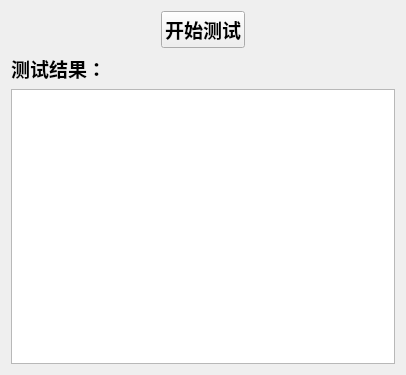
<?xml version="1.0" encoding="UTF-8"?>
<ui version="4.0">
 <class>TestNetworkCheckDialog</class>
 <widget class="QDialog" name="TestNetworkCheckDialog">
  <property name="geometry">
   <rect>
    <x>0</x>
    <y>0</y>
    <width>406</width>
    <height>375</height>
   </rect>
  </property>
  <property name="windowTitle">
   <string>网络测速</string>
  </property>
  <property name="styleSheet">
   <string notr="true"/>
  </property>
  <layout class="QVBoxLayout" name="verticalLayout" stretch="0,0,1">
   <item>
    <layout class="QHBoxLayout" name="horizontalLayout">
     <item>
      <spacer name="horizontalSpacer">
       <property name="orientation">
        <enum>Qt::Horizontal</enum>
       </property>
       <property name="sizeHint" stdset="0">
        <size>
         <width>40</width>
         <height>20</height>
        </size>
       </property>
      </spacer>
     </item>
     <item>
      <widget class="QPushButton" name="startSpeedTest">
       <property name="font">
        <font>
         <pointsize>14</pointsize>
         <weight>75</weight>
         <bold>true</bold>
        </font>
       </property>
       <property name="focusPolicy">
        <enum>Qt::NoFocus</enum>
       </property>
       <property name="text">
        <string>开始测试</string>
       </property>
      </widget>
     </item>
     <item>
      <spacer name="horizontalSpacer_2">
       <property name="orientation">
        <enum>Qt::Horizontal</enum>
       </property>
       <property name="sizeHint" stdset="0">
        <size>
         <width>40</width>
         <height>20</height>
        </size>
       </property>
      </spacer>
     </item>
    </layout>
   </item>
   <item>
    <widget class="QLabel" name="label_3">
     <property name="font">
      <font>
       <pointsize>14</pointsize>
       <weight>75</weight>
       <bold>true</bold>
      </font>
     </property>
     <property name="text">
      <string>测试结果：</string>
     </property>
    </widget>
   </item>
   <item>
    <widget class="QTextBrowser" name="resultQtb">
     <property name="html">
      <string>&lt;!DOCTYPE HTML PUBLIC &quot;-//W3C//DTD HTML 4.0//EN&quot; &quot;http://www.w3.org/TR/REC-html40/strict.dtd&quot;&gt;
&lt;html&gt;&lt;head&gt;&lt;meta name=&quot;qrichtext&quot; content=&quot;1&quot; /&gt;&lt;style type=&quot;text/css&quot;&gt;
p, li { white-space: pre-wrap; }
&lt;/style&gt;&lt;/head&gt;&lt;body style=&quot; font-family:'.AppleSystemUIFont'; font-size:13pt; font-weight:400; font-style:normal;&quot;&gt;
&lt;p style=&quot;-qt-paragraph-type:empty; margin-top:0px; margin-bottom:0px; margin-left:0px; margin-right:0px; -qt-block-indent:0; text-indent:0px; font-family:'SimSun'; font-size:9pt;&quot;&gt;&lt;br /&gt;&lt;/p&gt;&lt;/body&gt;&lt;/html&gt;</string>
     </property>
    </widget>
   </item>
  </layout>
 </widget>
 <resources/>
 <connections/>
</ui>
